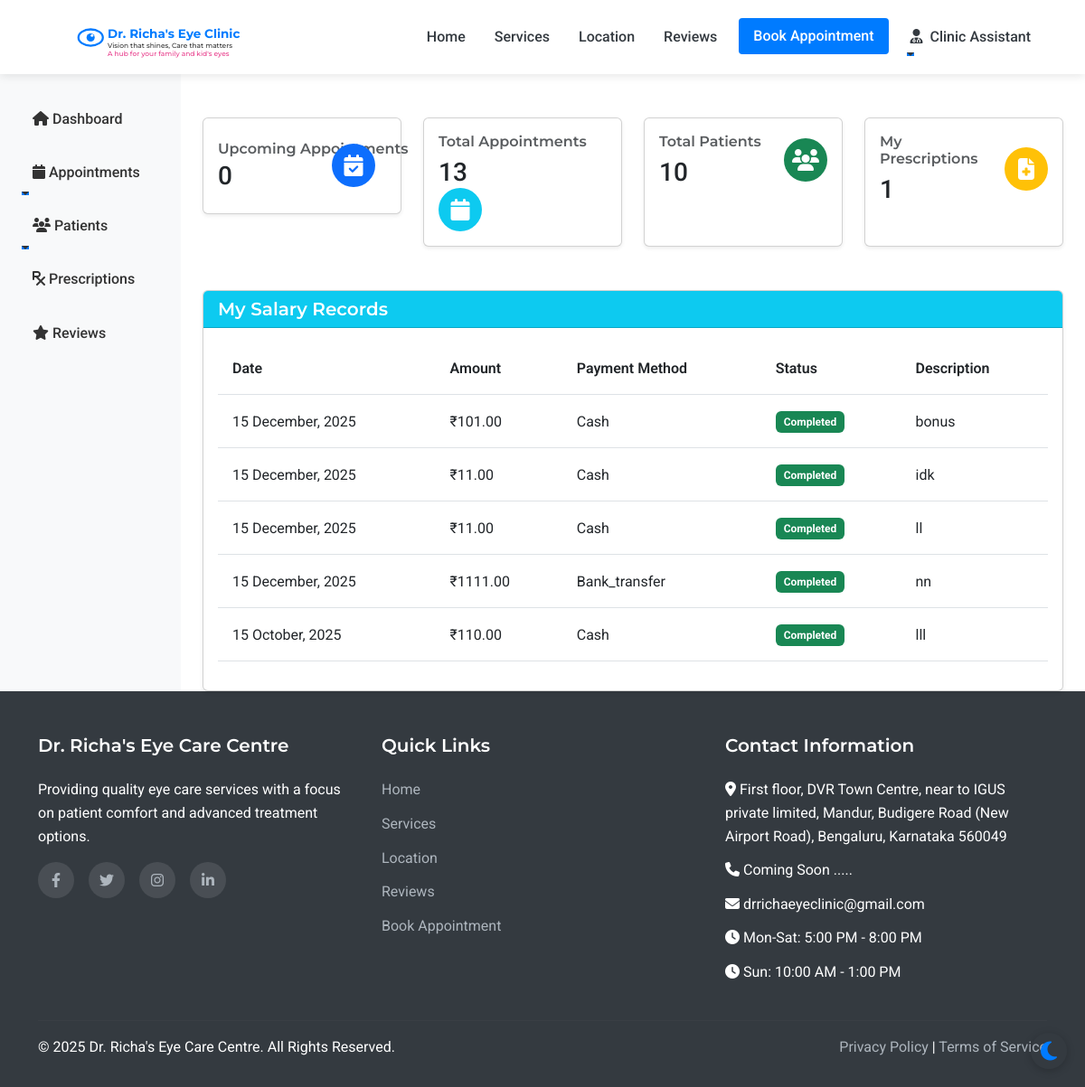
/assistant/dashboard (signed in), run on an earlier commit of the app's database.
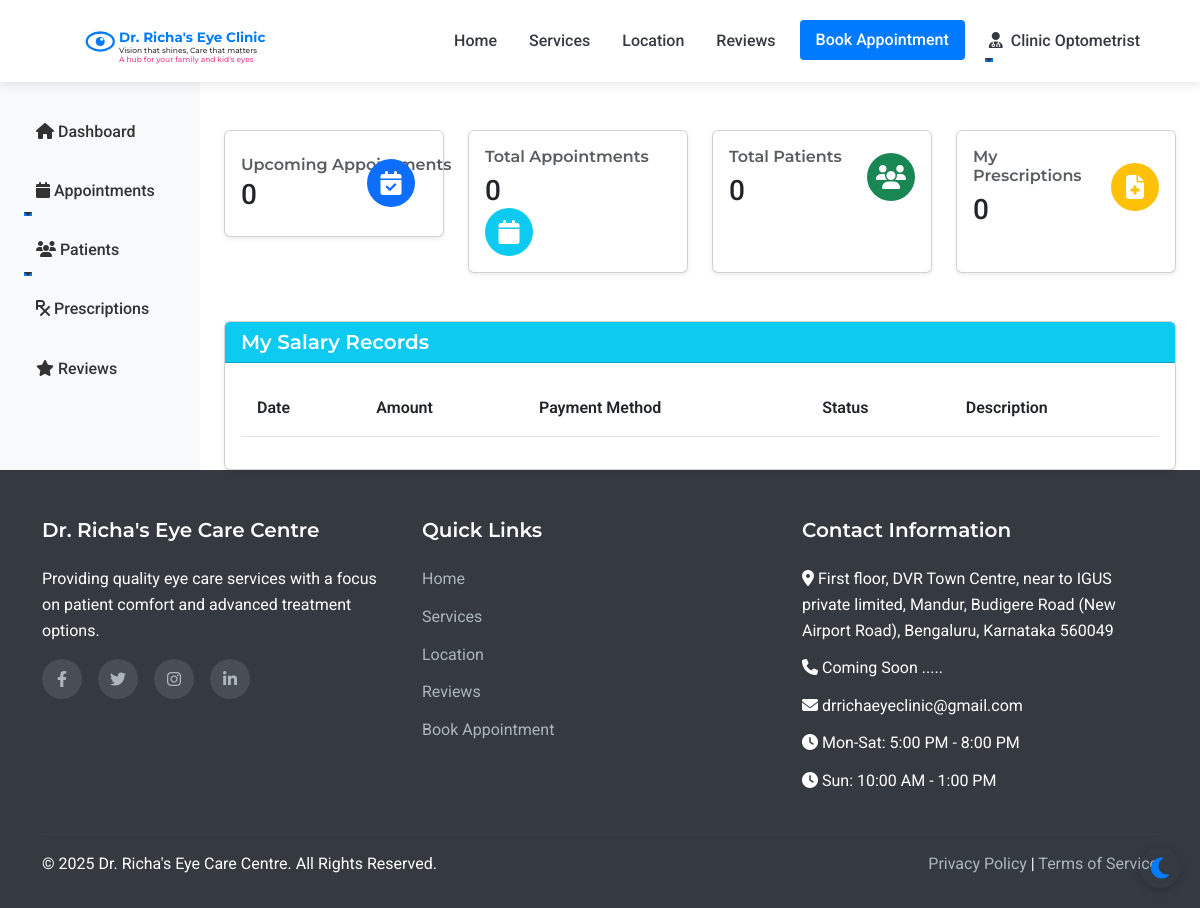
And on a later commit of the database.
### models.py (models this page shows, shortened)
class Staff(UserMixin, db.Model):
    __abstract__ = True
    id = db.Column(db.Integer, primary_key=True)
    username = db.Column(db.String(64), unique=True, nullable=False)
    email = db.Column(db.String(120), unique=True, nullable=False)
    password_hash = db.Column(db.String(256), nullable=False)
    full_name = db.Column(db.String(100), nullable=False)
    mobile_number = db.Column(db.String(15), nullable=False)

class Assistant(Staff):
    __tablename__ = 'assistant'
    position = db.Column(db.String(100), nullable=True, default='Optometrist')
    full_name = db.Column(db.String(100), nullable=True, default='Optometrist')
    joining_date = db.Column(db.Date, nullable=True)
    salary_records = db.relationship('Salary', backref='assistant', lazy=True)

class Salary(db.Model):
    id = db.Column(db.Integer, primary_key=True)
    assistant_id = db.Column(db.Integer, db.ForeignKey('assistant.id'), nullable=False)
    amount = db.Column(db.Float, nullable=False)
    payment_date = db.Column(db.Date, nullable=False)
    payment_method = db.Column(db.String(50), nullable=False)  # bank_transfer, cash, stripe, etc.
    transaction_id = db.Column(db.String(100), nullable=True)
    status = db.Column(db.String(20), default='pending')  # pending, completed, failed
    description = db.Column(db.Text, nullable=True)
    created_at = db.Column(db.DateTime, default=datetime.utcnow)

### routes.py (the view, shortened to what this page needs)
@app.route('/assistant/dashboard')
@login_required
def assistant_dashboard():
    if not isinstance(current_user, Assistant):
        flash('You do not have permission to access this page.', 'danger')
        return redirect(url_for('index'))
    try:
        today = datetime.now().date()
        upcoming_appointments = Appointment.query.filter(
            Appointment.appointment_date >= today,
            Appointment.status == 'scheduled'
        ).count()
        total_appointments = Appointment.query.count()
        total_patients = Patient.query.count()
        prescriptions_count = OptometristPrescription.query.filter_by(assistant_id=current_user.id).count()
        salary_records = Salary.query.filter_by(
            assistant_id=current_user.id
        ).order_by(desc(Salary.payment_date)).all()
        return render_template(
            'assistant/optometrist_dashboard.html',
            upcoming_appointments=upcoming_appointments,
            total_appointments=total_appointments,
            total_patients=total_patients,
            prescriptions_count=prescriptions_count,
            salary_records=salary_records
        )
    except Exception as e:
        flash(f'Error loading dashboard: {str(e)}', 'danger')
        return redirect(url_for('index'))

### app.py (called while the page is built)
@login_manager.user_loader
def load_user(user_id):
    from models import Doctor, Assistant, Admin, Patient
    try:
        if user_id.startswith('doctor_'):
            return Doctor.query.get(int(user_id.split('_')[1]))
        elif user_id.startswith('assistant_'):
            return Assistant.query.get(int(user_id.split('_')[1]))
        elif user_id.startswith('admin_'):
            return Admin.query.get(int(user_id.split('_')[1]))
        else:
            return Patient.query.get(int(user_id))
    except (ValueError, AttributeError):
        return None

### routes.py (called while the page is built)
@app.context_processor
def inject_now():
    return {'now': datetime.now()}

### templates/assistant/optometrist_dashboard.html (shortened to what the changed rows need)
{% extends 'layout.html' %}
{% block content %}
<div class="container-fluid">
    <div class="row">
        <main class="col-md-9 ms-sm-auto col-lg-10 px-md-4">
            <div class="row mt-5">
                <div class="col-xl-3 col-sm-6 mb-4">
                    <div class="card shadow-sm h-100">
                        <div class="card-body">
                            <div class="row align-items-center">
                                <div class="col">
                                    <h6 class="text-muted mb-2">Total Appointments</h6>
                                    <span class="h3 font-weight-bold mb-0">{{ total_appointments }}</span>
                                </div>
                            </div>
                        </div>
                    </div>
                </div>
                <div class="col-xl-3 col-sm-6 mb-4">
                    <div class="card shadow-sm h-100">
                        <div class="card-body">
                            <div class="row align-items-center">
                                <div class="col">
                                    <h6 class="text-muted mb-2">Total Patients</h6>
                                    <span class="h3 font-weight-bold mb-0">{{ total_patients }}</span>
                                </div>
                            </div>
                        </div>
                    </div>
                </div>
                <div class="col-xl-3 col-sm-6 mb-4">
                    <div class="card shadow-sm h-100">
                        <div class="card-body">
                            <div class="row align-items-center">
                                <div class="col">
                                    <h6 class="text-muted mb-2">My Prescriptions</h6>
                                    <span class="h3 font-weight-bold mb-0">{{ prescriptions_count }}</span>
                                </div>
                            </div>
                        </div>
                    </div>
                </div>
            </div>
            <div class="row mt-4">
                <div class="col-12">
                    <div class="card shadow-sm">
                        <div class="card-body">
                            <div class="table-responsive">
                                <table class="table table-hover">
                                    <thead>
                                        <tr>
                                            <th>Date</th>
                                            <th>Amount</th>
                                            <th>Payment Method</th>
                                            <th>Status</th>
                                            <th>Description</th>
                                        </tr>
                                    </thead>
                                    <tbody>
                                        {% for salary in salary_records %}
                                        <tr>
                                            <td>{{ salary.payment_date.strftime('%d %B, %Y') }}</td>
                                            <td>₹{{ "%.2f"|format(salary.amount) }}</td>
                                            <td>{{ salary.payment_method|title }}</td>
                                            <td>
                                                <span class="badge {% if salary.status == 'completed' %}bg-success{% else %}bg-warning{% endif %}">
                                                    {{ salary.status|title }}
                                                </span>
                                            </td>
                                            <td>{{ salary.description or 'N/A' }}</td>
                                        </tr>
                                        {% endfor %}
                                    </tbody>
                                </table>
                            </div>
                        </div>
                    </div>
                </div>
            </div>
        </main>
    </div>
</div>
{% endblock %}

### templates/layout.html (shortened to what the changed rows need)
<!DOCTYPE html>
<html lang="en">
<head>
    <link href="https://cdn.jsdelivr.net/npm/bootstrap@5.3.0-alpha1/dist/css/bootstrap.min.css" rel="stylesheet">
    <link rel="stylesheet" href="https://cdn.jsdelivr.net/npm/flatpickr/dist/flatpickr.min.css">
    <link rel="stylesheet" href="https://cdnjs.cloudflare.com/ajax/libs/font-awesome/6.1.1/css/all.min.css">
    <link rel="stylesheet" href="{{ url_for('static', filename='css/style.css') }}">
</head>
<body>
    <nav class="navbar navbar-expand-lg sticky-top">
        <div class="container">
            <div class="collapse navbar-collapse" id="navbarNav">
                <ul class="navbar-nav ms-auto">
                    {% if current_user.is_authenticated %}
                        {% if current_user.__class__.__name__ == 'Patient' %}
                            <li class="nav-item dropdown">
                                <a class="nav-link dropdown-toggle" href="#" id="navbarDropdown" role="button" data-bs-toggle="dropdown" aria-expanded="false">
                                    <i class="fas fa-user me-1"></i> {{ current_user.full_name }}
                                </a>
                                <ul class="dropdown-menu dropdown-menu-end" aria-labelledby="navbarDropdown">
                                    <li><a class="dropdown-item" href="{{ url_for('patient_dashboard') }}">Dashboard</a></li>
                                    <li><a class="dropdown-item" href="{{ url_for('patient_appointments') }}">My Appointments</a></li>
                                    <li><a class="dropdown-item" href="{{ url_for('patient_medical_records') }}">Medical Records</a></li>
                                    <li><hr class="dropdown-divider"></li>
                                    <li><a class="dropdown-item" href="{{ url_for('patient_logout') }}">Logout</a></li>
                                </ul>
                            </li>
                        {% else %}
                            <li class="nav-item dropdown">
                                <a class="nav-link dropdown-toggle" href="#" id="navbarDropdown" role="button" data-bs-toggle="dropdown" aria-expanded="false">
                                    <i class="fas fa-user-md me-1"></i> {{ current_user.full_name }}
                                </a>
                            </li>
                        {% endif %}
                    {% endif %}
                </ul>
            </div>
        </div>
    </nav>
    <main>
        {% block content %}{% endblock %}
    </main>
</body>
</html>

What changed in the data, as far as the page shows it:
removed Salary: payment_date "15 December, 2025", amount "101.00", payment_method "Cash", status "Completed", description "bonus"
removed Salary: payment_date "15 December, 2025", amount "11.00", payment_method "Cash", status "Completed", description "idk"
removed Salary: payment_date "15 December, 2025", amount "11.00", payment_method "Cash", status "Completed", description "ll"
removed Salary: payment_date "15 December, 2025", amount "1111.00", payment_method "Bank_transfer", status "Completed", description "nn"
removed Salary: payment_date "15 October, 2025", amount "110.00", payment_method "Cash", status "Completed", description "lll"
changed Assistant: full_name "Clinic Assistant" → "Clinic Optometrist"
Also different on the page:
{{ total_appointments }}: "13" → "0"
{{ total_patients }}: "10" → "0"
{{ prescriptions_count }}: "1" → "0"
